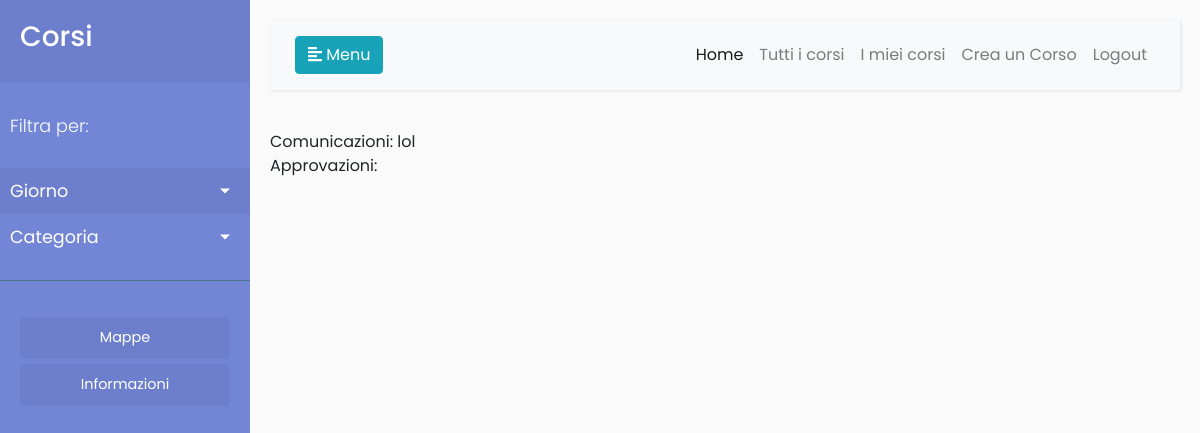
The page / (signed in) on the database as committed earlier.
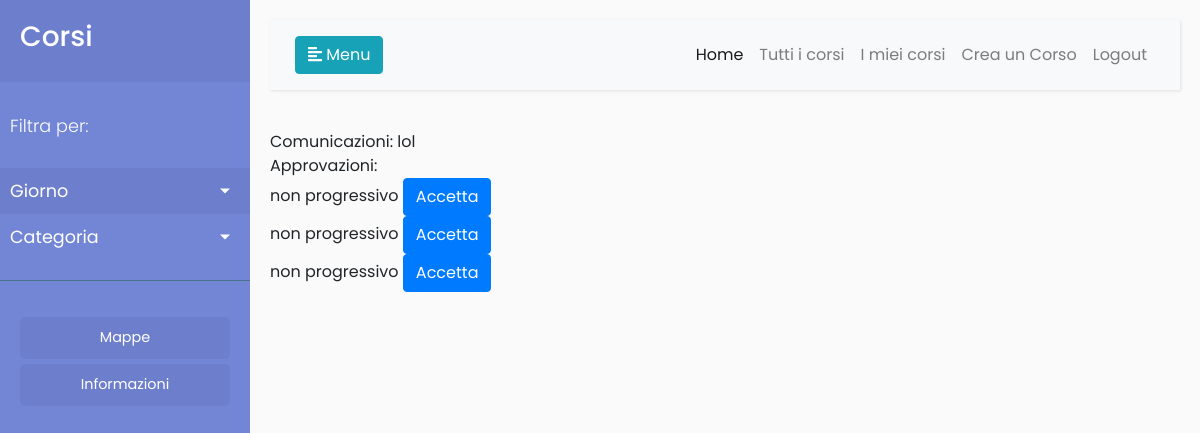
The same page on the database as committed later.
### app/models.py (models this page shows, shortened)
class Approvazione(models.Model):
    corso = models.ForeignKey('Corso', on_delete=models.CASCADE)
    studente = models.ForeignKey('Utente', on_delete=models.CASCADE)
    approva = models.BooleanField(default=False)
    def __str__(self):
        return self.corso.nome

class Corso(models.Model):
    nome = models.CharField(max_length=100)
    descrizione = models.TextField(max_length=1500)
    is_progressive = models.BooleanField(default=True)
    fasce = models.ManyToManyField('Fascia')
    aula = models.ForeignKey('Aula', on_delete=models.CASCADE, related_name='aula')
    creatore = models.ForeignKey('Utente', on_delete=models.CASCADE, related_name='creatore')
    ospitanti = models.ManyToManyField('Utente')
    iscritti = models.ManyToManyField('Utente', related_name='iscritti')
    convalidato = models.BooleanField(default=False)

### app/views.py (the view)
# urls.py: 2. Add a URL to urlpatterns:  url(r'^$', views.home, name='home')
@login_required(login_url='/login/')
def home(request):
	u = Utente.objects.get(user=request.user)
	approvazioni = Approvazione.objects.filter(studente=u).filter(approva=False)
	return render(request, 'corsi/home.html', {'giorniDellaSettimana': giorni, 'categorieDisponibili': categorie, 'approvazioni': approvazioni})

### app/templates/corsi/home.html (shortened to what this page needs)
{% extends "base.html" %}
{% block content %}
Comunicazioni:
lol<br>
Approvazioni: <br>
{% for approvazione in approvazioni %}
  {{approvazione}}
  <button class="btn btn-primary"><a href="accetta/{{approvazione.id}}">Accetta</a></button><br>
{% endfor %}
{% endblock %}

Rows that differ between the two databases and show on the page:
added Approvazione: corso.nome "non progressivo"
added Approvazione: corso.nome "non progressivo"
added Approvazione: corso.nome "non progressivo"
